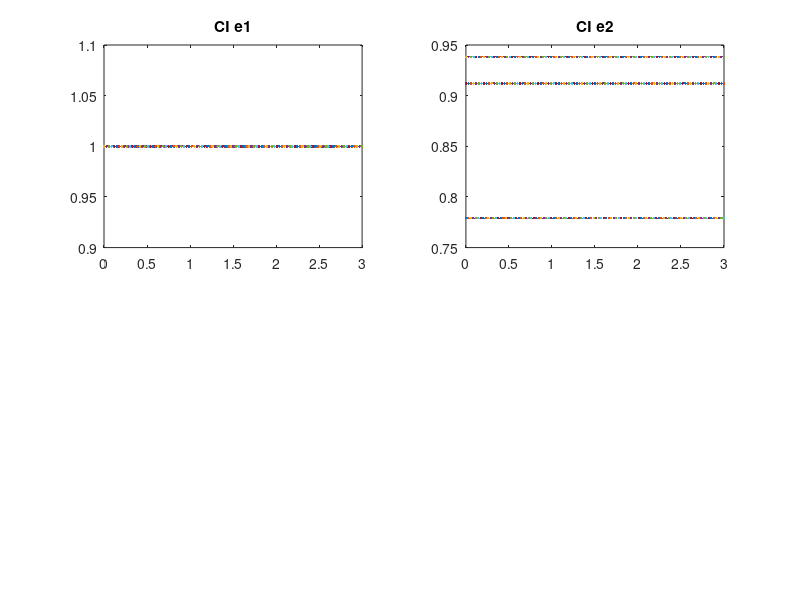

Write MATLAB code to recreate this figure.
% Exercice 1

% A = [-4 1 ; 0 -2] ;
% B = [0 ; 0] ;
% C = [1 0 ; 0 1] ; 
% L = [-2 ; -1] ; 
% sys = ss(A-L*[1 0],B,C,0) ; 
% e1 = [1 2] ; 
% e2 = [2 1] ;  
% initial(sys,e1) ; 
% hold on ; 
% initial(sys,e2) ; 


% Exercice 2

A = [-4 1 ; 0 -2] ;
C = [1 0] ; 
Q = eye(2) ; 
i = 1 ; 
for alpha = [0.01, 0.1, 1]
    L = lqr(A, transpose(C), Q, alpha)  
    sys = ss(A-transpose(L)*[1 0],[0 ; 0],[1 0 ; 0 1],0) ; 
    e1 = [1 2] ; 
    e2 = [2 1] ;  
    [y1, t1] = initial(sys,e1) ; 
    [y2, t2] = initial(sys,e2) ; 
    subplot(2, 2, 1) ; plot(t1, y1(1)) ; title('CI e1') ; hold on 
    subplot(2, 2, 2) ; plot (t1, y1(2)) ; title('CI e2')  ; hold on
    i=3 ; 
end
